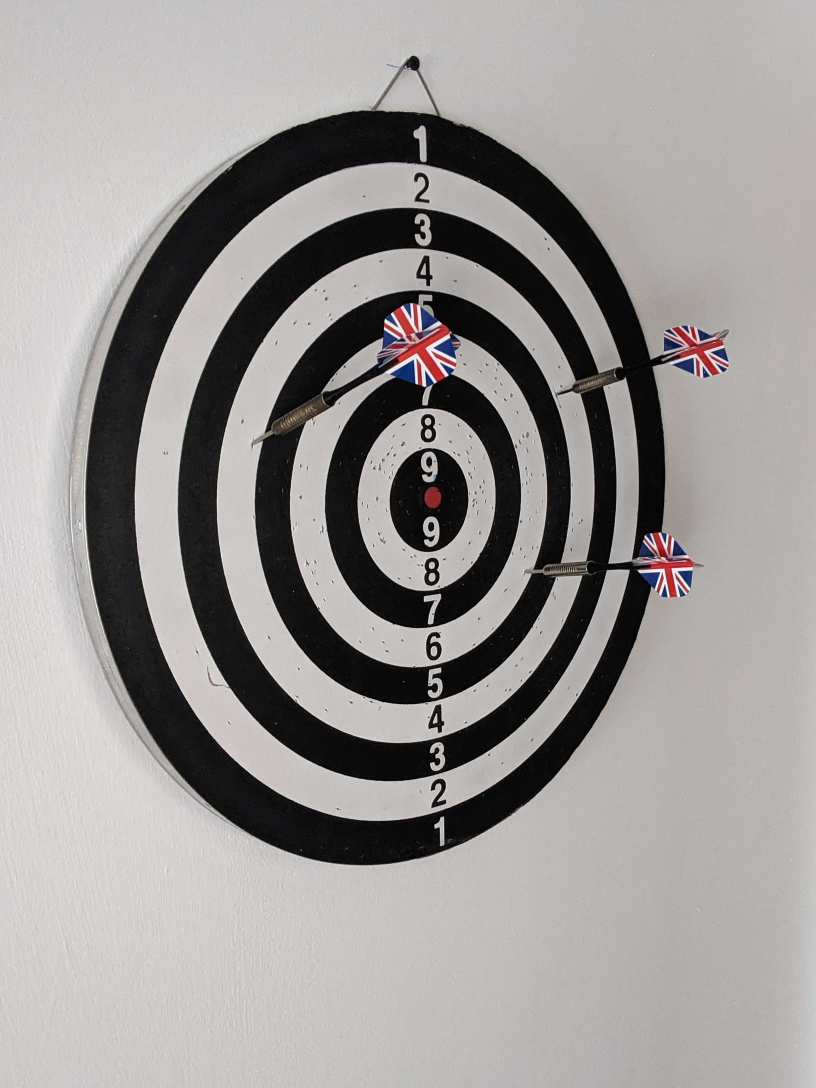
#> input picture evaluation/fake_test/Task1/01.jpg, 2448 x 3264 px (shown at 1/3 size)
$ python task1.py mask_task1.png
#> lines starting #> are read from the running program, lines starting #| are printed output that depends on the picture; after the words box and inside, x2 and y2 are one past the last pixel; in counts of white or black regions, pixels touching at a corner belong together
import os, sys, glob

import cv2
import numpy as np
from sklearn.cluster import KMeans


def compute_new_objects(current_image, background):
    current_gray = cv2.cvtColor(current_image, cv2.COLOR_BGR2GRAY)
    current_gray = cv2.GaussianBlur(current_gray, (5, 5), 0)
    background = cv2.GaussianBlur(background, (5, 5), 0)
    diff = cv2.absdiff(current_gray, background)
    _, mask = cv2.threshold(diff, 30, 255, cv2.THRESH_BINARY)
    mask = cv2.morphologyEx(mask, cv2.MORPH_OPEN, kernel=np.ones((11, 11), dtype=np.uint8))
    contours, hierarchy = cv2.findContours(mask, cv2.RETR_EXTERNAL, cv2.CHAIN_APPROX_SIMPLE)
    return contours, hierarchy


def get_median_pixels(img_dir):
#> called with img_dir = 'train/Task1'
    images = glob.glob(f"{img_dir}/*.jpg")
    image_arrays = [cv2.cvtColor(cv2.imread(image), cv2.COLOR_BGR2GRAY) for image in images]
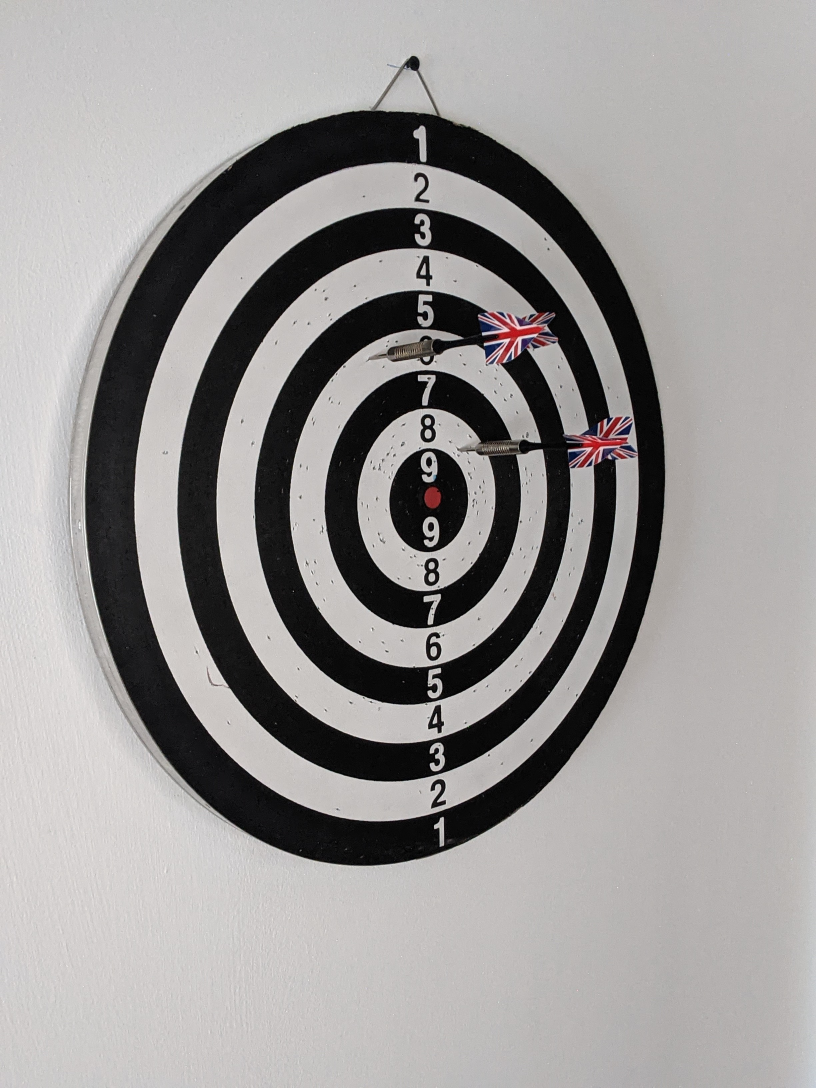
#> input picture evaluation/fake_test/Task1/02.jpg, 2448 x 3264 px (shown at 1/3 size)
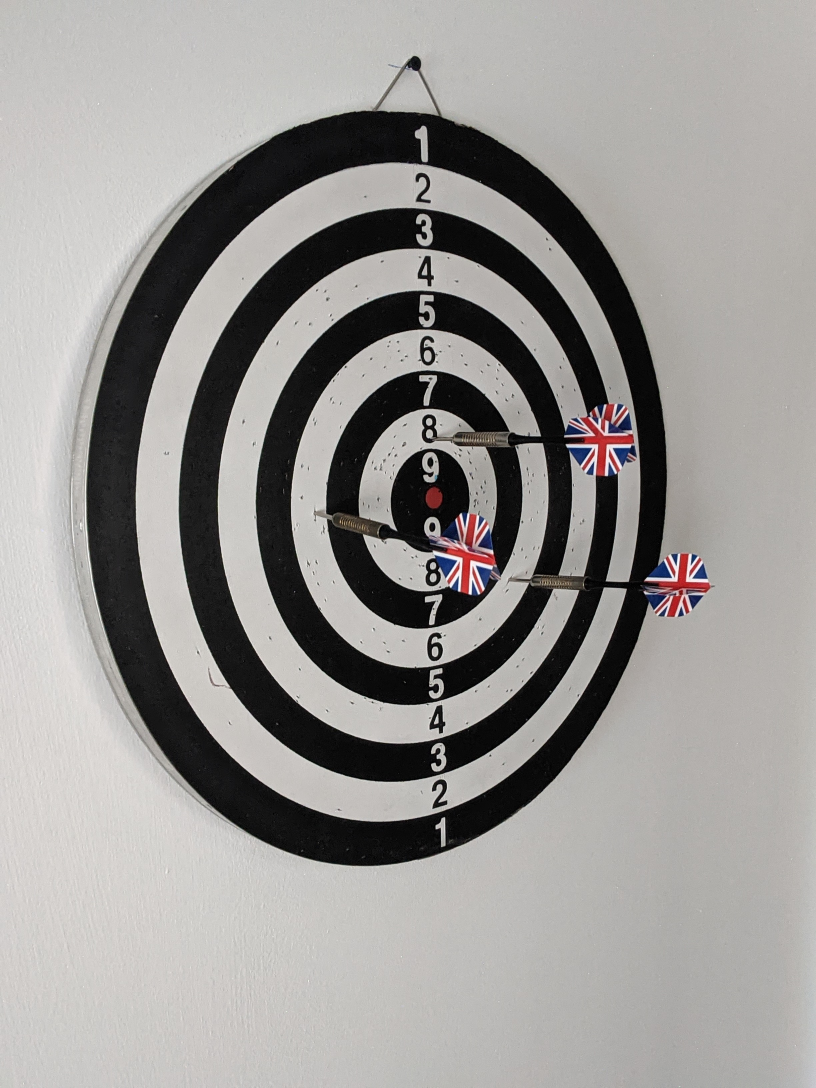
#> input picture evaluation/fake_test/Task1/03.jpg, 2448 x 3264 px (shown at 1/3 size)
#> image_arrays = 3 items
    pixel_medians = np.median(image_arrays, axis=0).astype(np.uint8)
    return pixel_medians


def find_flags(path):
    image = cv2.imread(path)
    hsv_image = cv2.cvtColor(image.copy(), cv2.COLOR_BGR2HSV)

    lower_red = np.array([0, 50, 50])
    upper_red = np.array([10, 255, 255])

    lower_blue = np.array([110, 50, 50])
    upper_blue = np.array([130, 255, 255])

    red_mask = cv2.inRange(hsv_image, lower_red, upper_red)
    blue_mask = cv2.inRange(hsv_image, lower_blue, upper_blue)
    british_flag_mask = cv2.bitwise_or(red_mask, blue_mask)

    kernel_size = 9
    kernel = np.ones((kernel_size, kernel_size), np.uint8)

    british_flag_mask = cv2.dilate(british_flag_mask, kernel, iterations=3)
    british_flag_mask = cv2.erode(british_flag_mask, kernel, iterations=3)

    contours, _ = cv2.findContours(british_flag_mask, cv2.RETR_EXTERNAL, cv2.CHAIN_APPROX_SIMPLE)

    arrow_flags = []
    for contour in contours:
        area = cv2.contourArea(contour)
        if len(arrow_flags)>2 or area<19_000:
            continue
        arrow_flags.append(cv2.boundingRect(contour))
    return arrow_flags


def get_contour_centroid(contour):
    eps = 1e-10
    moments = cv2.moments(contour)
    centroid_x = int(moments["m10"] / (moments["m00"] + eps))
    centroid_y = int(moments["m01"] / (moments["m00"] + eps))
    return [centroid_x, centroid_y]


def cluster_contours(contours, n_clusters):
    centroids = np.array([get_contour_centroid(contour) for contour in contours])
    kmeans = KMeans(n_clusters=n_clusters, random_state=0)
    kmeans.fit(centroids)
    labels = kmeans.labels_
    clustered_contours = {}

    for label in range(n_clusters):
        indices = np.where(labels == label)[0]
        clustered_contours[label] = [contours[idx] for idx in indices]
    return clustered_contours


def remove_points_inside_boxes(contours, bound_rects):
    filtered_contours = []
    for contour in contours:
        points_inside = []
        for point in contour:
            is_inside = False
            for rect in bound_rects:
                x, y, w, h = rect
                if x <= point[0][0] <= x + w and y <= point[0][1] <= y + h:
                    is_inside = True
                    break
            if not is_inside:
                points_inside.append(point)
        if len(points_inside) > 0:
            filtered_contours.append(np.array(points_inside))
    return filtered_contours


def draw_circle_around_leftmost(contours, image):
    output_image = image.copy()
    for contour_cluster in contours:
        leftmost_point = tuple(contour_cluster[contour_cluster[:, :, 0].argmin()][0])
        cv2.circle(output_image, leftmost_point, 10, (0, 255, 0), 2)
    return output_image


def find_leftmost_point(contour):
    leftmost_point = None
    contour = contour.squeeze()
    min_x = np.min(contour[:, 0])
    if leftmost_point is None or min_x < leftmost_point[0]:
        leftmost_point = (min_x, contour[contour[:, 0].argmin(), 1])
    return leftmost_point


def find_location(tip):
    mask = cv2.imread("mask_task1.png")[:, :, 1]
    mask = np.clip(mask - 100, 0, 255)
    margin = 4
    y, x = tip

    sample = mask[x - margin : x + margin, y - margin : y + margin].flatten()
    unique_elements, element_counts = np.unique(sample, return_counts=True)

    most_common_index = np.argmax(element_counts)
    return unique_elements[most_common_index]


if __name__ == "__main__":

    path = sys.argv[1]

    if not os.path.exists(path):
        raise FileNotFoundError(f"Path '{path}' could not be found")

    median_img = get_median_pixels("train/Task1")

    img = cv2.imread(path)
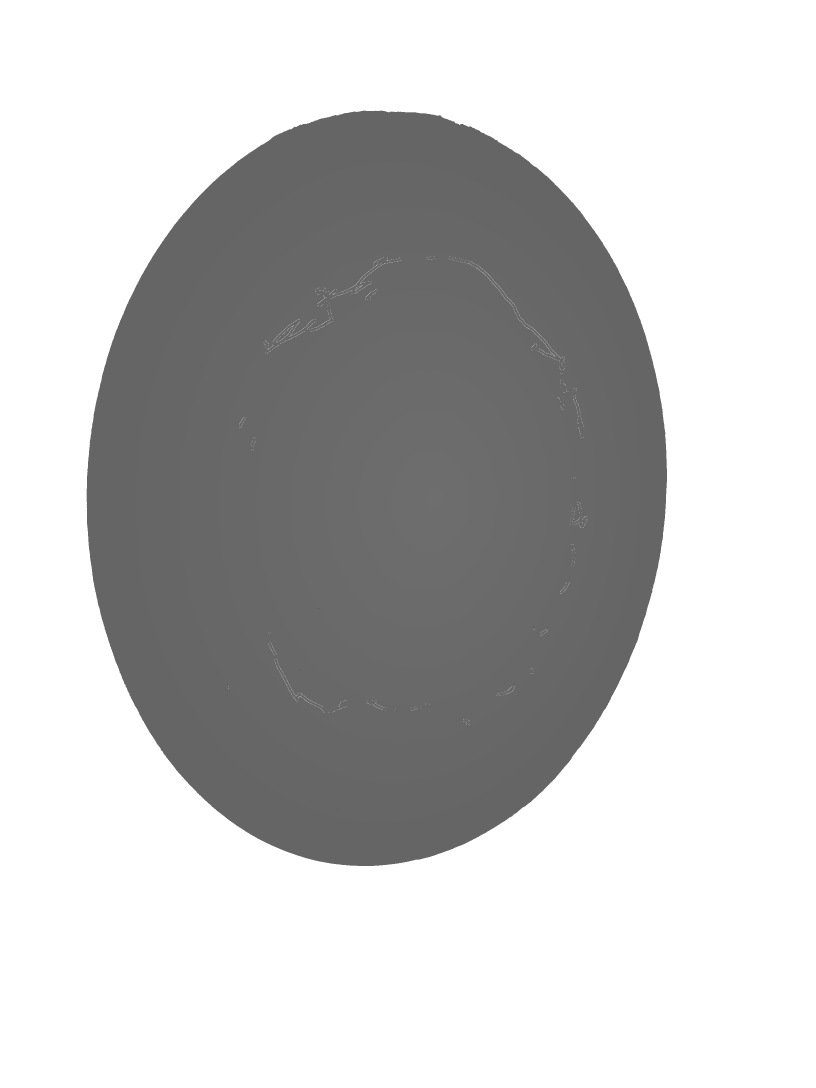
#> input picture mask_task1.png, 2448 x 3264 px (shown at 1/3 size)
#> img is the input picture: shape (3264, 2448, 3); min 0, max 255, mean 196.4
    contours, hierarchy = compute_new_objects(img, median_img)
#> in compute_new_objects, `_, mask = cv2.threshold(diff, 30, 255, cv2.THRESH_BINARY)`: mask: shape (3264, 2448); 99.2% white; black in thin lines or dots, all inside (x1, y1, x2, y2) = (0, 311, 2074, 2960)
#> in compute_new_objects, `mask = cv2.morphologyEx(mask, cv2.MORPH_OPEN, kernel=np.ones((11, 11),..`:
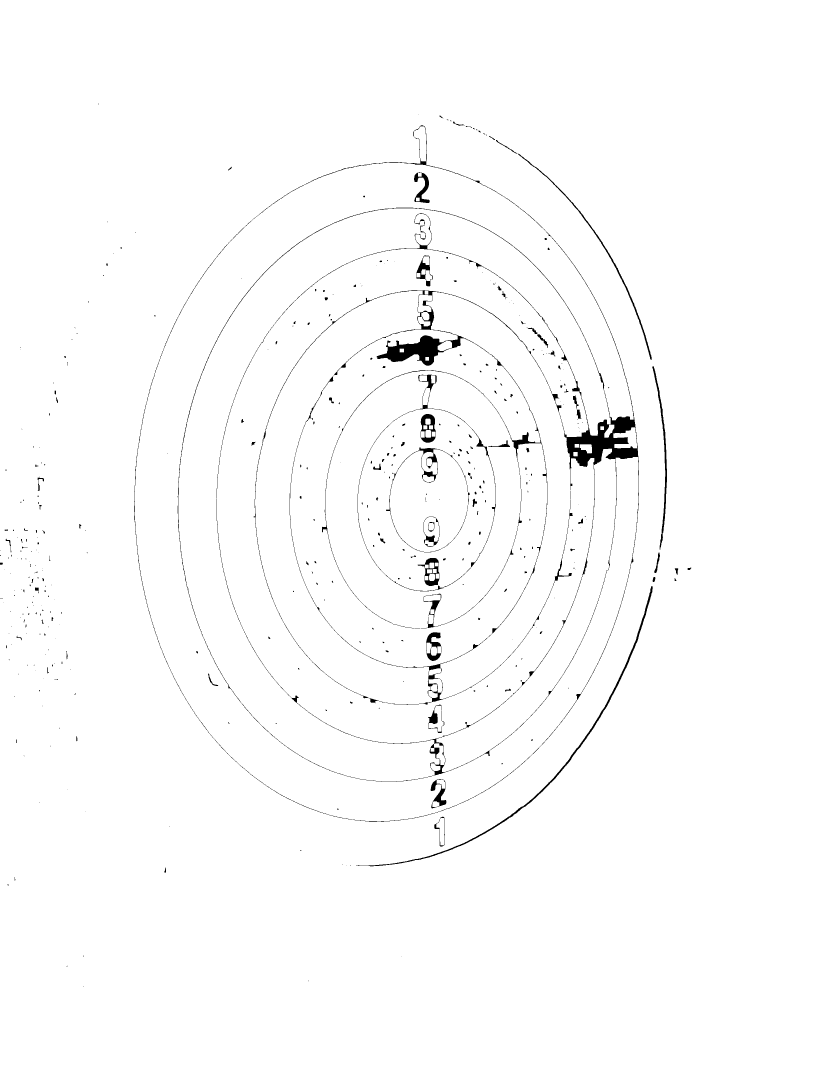
#> mask: shape (3264, 2448) (shown at 1/3 size); 98.7% white; 407 black regions (246 under 20 px)
#> in compute_new_objects, `contours, hierarchy = cv2.findContours(mask, cv2.RETR_EXTERNAL, cv2.CH..`: contours = 1 contour; box (x1, y1, x2, y2) and area: (0, 0, 2448, 3264) 7984480

    flags = find_flags(path)
#> in find_flags, `hsv_image = cv2.cvtColor(image.copy(), cv2.COLOR_BGR2HSV)`: hsv_image: shape (3264, 2448, 3); mean H, S, V 0, 0, 196.4
#> in find_flags, `red_mask = cv2.inRange(hsv_image, lower_red, upper_red)`: red_mask: shape (3264, 2448); every value is 0
#> in find_flags, `contours, _ = cv2.findContours(british_flag_mask, cv2.RETR_EXTERNAL, c..`: contours = []
#> flags = []
    n_clusters = len(flags)
#> n_clusters = 0


    flags = [ (x-40, y-40, w+40, h+40) for (x,y,w,h) in flags ]

    contours = remove_points_inside_boxes(contours, flags)
#> the loop in remove_points_inside_boxes, `for contour in contours:` made 1 pass
#> after the loop in remove_points_inside_boxes, `for contour in contours:`: filtered_contours = 1 contour; box (x1, y1, x2, y2) and area: (0, 0, 2448, 3264) 7984480

    clustered_contours = cluster_contours(contours, n_clusters)
#> in get_contour_centroid, `moments = cv2.moments(contour)`: moments = moments, m00 7984480.5, centre m10/m00, m01/m00 = (1223.5, 1631.5)
#> in get_contour_centroid, `centroid_x = int(moments["m10"] / (moments["m00"] + eps))`: centroid_x = 1223
#> in get_contour_centroid, `centroid_y = int(moments["m01"] / (moments["m00"] + eps))`: centroid_y = 1631
#> in cluster_contours, `centroids = np.array([get_contour_centroid(contour) for contour in con..`: centroids = [[1223, 1631]]
#> (the run stopped early here; a loop or call above may not have finished)
